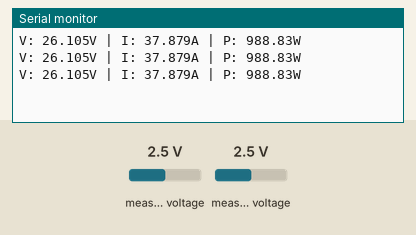
Simulated run of this sketch. Board: ESP32. On the bench: the last lines printed to the serial monitor. The inputs (shaded band) are chosen by the test bench; at power-on: measured voltage 2.5 V.

Above: at 1.2 s.
1.3 s: measured voltage (sensor 200) set to 0.1 V
At 2.0 s:
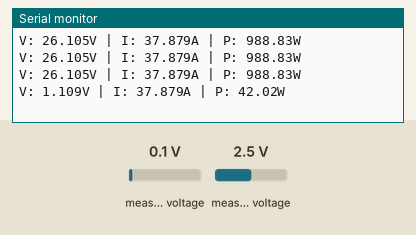
2.8 s: measured voltage (sensor 201) set to 0.1 V
At 3.5 s:
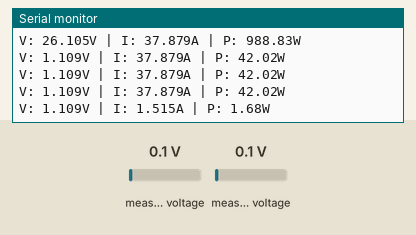
4.3 s: measured voltage (sensor 200) set to 1.2 V
At 4.3 s:
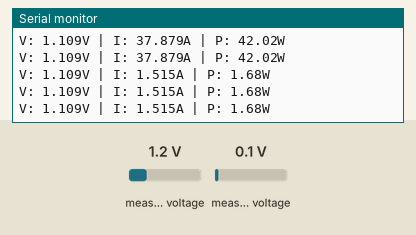
5.8 s: measured voltage (sensor 201) set to 1.2 V
At 5.8 s:
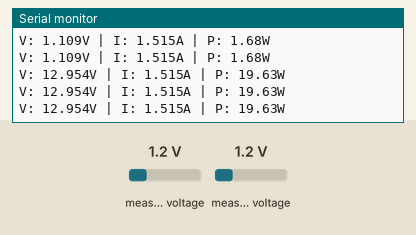
Timing chart, 0 to 8.3 s (numbered marks = the images above; inputs shaded):
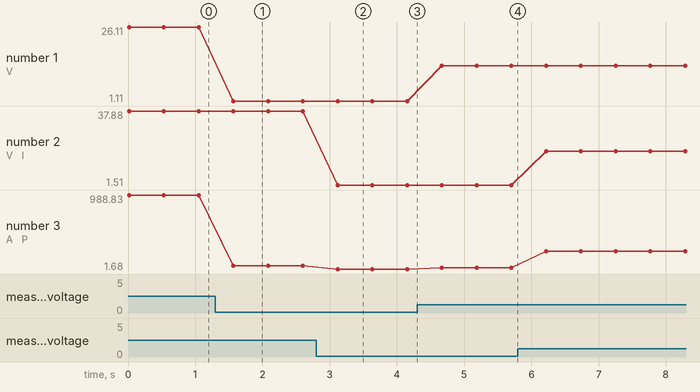

Measured:
- after the input at 1.3 s, the serial monitor: prints a new line after 0.27 s (image 1)
- after the input at 2.8 s, the serial monitor: prints a new line after 0.32 s (image 2)
- plotted number 1: 26.11 → 1.11 after the input at 1.3 s, 1.11 → 12.95 after the input at 4.3 s
- plotted number 2: 37.88 → 1.51 after the input at 2.8 s, 1.51 → 18.18 after the input at 5.8 s
- plotted number 3: 988.83 → 42.02 after the input at 1.3 s, 42.02 → 1.68 after the input at 2.8 s, 1.68 → 19.63 after the input at 4.3 s, 19.63 → 235.53 after the input at 5.8 s

The sketch:

esp32_multi_meter.ino
```cpp
#include "voltage_measurement.h"
#include "wcs1700_current.h"

VoltageMeasurement voltmeter;
WCS1700Current currentSensor; // Uses channel 1 by default

void setup() {
  Serial.begin(115200);
  voltmeter.begin();
  currentSensor.begin();
}

void loop() {
  float voltage = voltmeter.readVoltage();
  float current = currentSensor.readCurrent();
  float power = voltage * current;

  Serial.print("V: ");
  Serial.print(voltage, 3);
  Serial.print("V | I: ");
  Serial.print(current, 3);
  Serial.print("A | P: ");
  Serial.print(power, 2);
  Serial.println("W");

  delay(500);
}
```

voltage_measurement.h
```cpp
#ifndef VOLTAGE_MEASUREMENT_H
#define VOLTAGE_MEASUREMENT_H

#include <Wire.h>
#include <Adafruit_ADS1X15.h>

class VoltageMeasurement {
private:
    Adafruit_ADS1115 ads;

    // Constants
    static const float VOLTAGE_DIVIDER_RATIO;
    static const float MIN_VOLTAGE;
    static const float MAX_VOLTAGE;
    static const float MIN_CAL_FACTOR;
    static const float MAX_CAL_FACTOR;
    static const float CAL_SLOPE;

public:
    VoltageMeasurement();
    bool begin();

    // Essential functions
    float readVoltage();
    float getCalibrationFactor();
    int16_t getAnalogValue();

private:
    float calculateCalibrationFactor(float voltage);
};

// Constants
const float VoltageMeasurement::VOLTAGE_DIVIDER_RATIO = 11.0;
const float VoltageMeasurement::MIN_VOLTAGE = 0.0;
const float VoltageMeasurement::MAX_VOLTAGE = 45.0;
const float VoltageMeasurement::MIN_CAL_FACTOR = 0.91;
const float VoltageMeasurement::MAX_CAL_FACTOR = 1.011;
const float VoltageMeasurement::CAL_SLOPE = (MIN_CAL_FACTOR - MAX_CAL_FACTOR) / (MAX_VOLTAGE - MIN_VOLTAGE);

// Implementation
inline VoltageMeasurement::VoltageMeasurement() {}

inline bool VoltageMeasurement::begin() {
    Wire.begin();
    if (!ads.begin()) return false;
    ads.setGain(GAIN_ONE);
    return true;
}

inline int16_t VoltageMeasurement::getAnalogValue() {
    return ads.readADC_SingleEnded(0);
}

inline float VoltageMeasurement::calculateCalibrationFactor(float voltage) {
    if (voltage < MIN_VOLTAGE) voltage = MIN_VOLTAGE;
    if (voltage > MAX_VOLTAGE) voltage = MAX_VOLTAGE;
    return MAX_CAL_FACTOR + (CAL_SLOPE * voltage);
}

inline float VoltageMeasurement::readVoltage() {
    // Get raw reading
    int16_t adc = getAnalogValue();
    float adcVoltage = ads.computeVolts(adc);
    float rawVoltage = adcVoltage * VOLTAGE_DIVIDER_RATIO;

    // Apply calibration
    float calFactor = calculateCalibrationFactor(rawVoltage);
    return rawVoltage * calFactor;
}

inline float VoltageMeasurement::getCalibrationFactor() {
    // Get current voltage for calibration factor
    int16_t adc = getAnalogValue();
    float adcVoltage = ads.computeVolts(adc);
    float rawVoltage = adcVoltage * VOLTAGE_DIVIDER_RATIO;
    return calculateCalibrationFactor(rawVoltage);
}

#endif
```

wcs1700_current.h
```cpp
#ifndef WCS1700_CURRENT_H
#define WCS1700_CURRENT_H

#include <Wire.h>
#include <Adafruit_ADS1X15.h>

class WCS1700Current {
private:
    Adafruit_ADS1115 ads;
    uint8_t channel;

    // WCS1700 Constants
    static const float SENSITIVITY;        // 40mV/A
    static const float ZERO_CURRENT_VOLTAGE; // 2.5V at 0A
    static const float MAX_CURRENT;        // ±35A
    static const float CALIBRATION_FACTOR; // Adjust as needed

public:
    WCS1700Current(uint8_t adcChannel = 1);
    bool begin();

    // Essential functions
    float readCurrent();
    float getCalibrationFactor();
    int16_t getAnalogValue();

private:
    float calculateCurrent(float voltage);
};

// Constants
const float WCS1700Current::SENSITIVITY = 0.066;           // 40mV/A
const float WCS1700Current::ZERO_CURRENT_VOLTAGE = 0;    // 2.5V at 0A
const float WCS1700Current::MAX_CURRENT = 75.0;           // ±35A
const float WCS1700Current::CALIBRATION_FACTOR = 1.0;     // Adjust as needed

// Implementation
inline WCS1700Current::WCS1700Current(uint8_t adcChannel) : channel(adcChannel) {}

inline bool WCS1700Current::begin() {
    Wire.begin();
    if (!ads.begin()) return false;
    ads.setGain(GAIN_ONE); // ±4.096V range
    return true;
}

inline int16_t WCS1700Current::getAnalogValue() {
    return ads.readADC_SingleEnded(channel);
}

inline float WCS1700Current::calculateCurrent(float voltage) {
    // Current = (Voltage - ZeroCurrentVoltage) / Sensitivity
    float current = (voltage - ZERO_CURRENT_VOLTAGE) / SENSITIVITY;
    return current * CALIBRATION_FACTOR;
}

inline float WCS1700Current::readCurrent() {
    int16_t adc = getAnalogValue();
    float voltage = ads.computeVolts(adc);
    return calculateCurrent(voltage);
}

inline float WCS1700Current::getCalibrationFactor() {
    return CALIBRATION_FACTOR;
}

#endif
```
